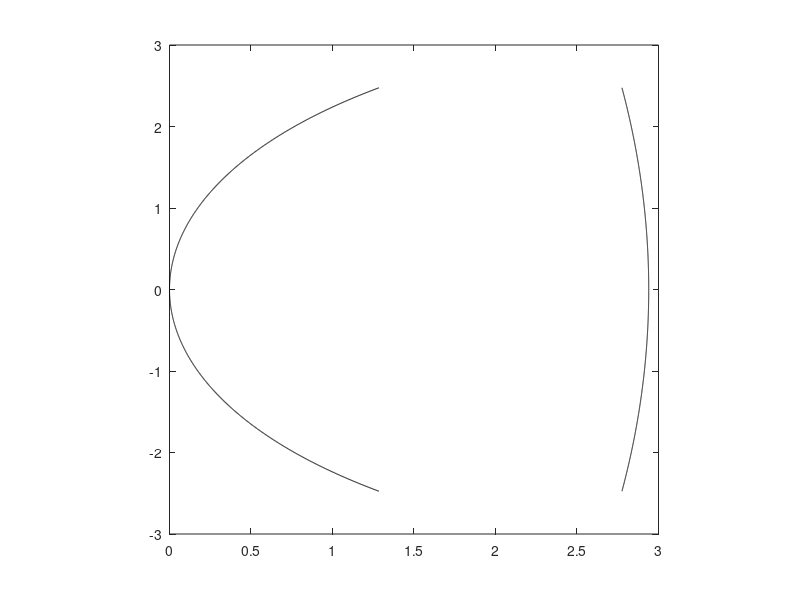

The MATLAB source for this figure:
diameter = 4.95; % [mm]
zvtov = 2.94; % surface1 to surface 2 vertex-to-vertex distance [mm]

% side 1
R_1 = 2.96; % Radius of Curvature [mm]
k_1 = -0.3552361; % Conic Constant [-]
a2_1 = 0; % 2nd order aspheric constant [mm^-1]
a4_1 = 0.0013285109; % 4th order aspheric constant [mm^-3]
a6_1 = 0.00013974549; % 6th order aspheric constant [mm^-5]
a8_1 = 0.0000037686018; % 8th order aspheric constant [mm^-7]
a10_1 = 0.000001012969; % 10th order aspheric constant [mm^-9]

% side 2
R_2 = -18.73; % Radius of Curvature [mm]
k_2 = 0; % Conic Constant [-]
a2_2 = 0; % 2nd order aspheric constant [mm^-1]
a4_2 = 0; % 4th order aspheric constant [mm^-3]
a6_2 = 0; % 6th order aspheric constant [mm^-5]
a8_2 = 0; % 8th order aspheric constant [mm^-7]
a10_2 = 0; % 10th order aspheric constant [mm^-9]

Ny = 1000;
y = linspace(0,diameter/2,Ny);

z1 = y.^2./(R_1*(1+sqrt(1-(1+k_1)*y.^2/R_1^2))) + a2_1*y.^2 + ...
    a4_1*y.^4 + a6_1*y.^6 + a8_1*y.^8 + a10_1*y.^10;
z1 = [fliplr(z1(2:end)) z1];

z2 = y.^2./(R_2*(1+sqrt(1-(1+k_2)*y.^2/R_2^2))) + a2_2*y.^2 + ...
    a4_2*y.^4 + a6_2*y.^6 + a8_2*y.^8 + a10_2*y.^10;
z2 = [fliplr(z2(2:end)) z2];
y = [-fliplr(y(2:end)) y];

figure;
plot(z1,y,'k',z2+zvtov,y,'k');
axis square;